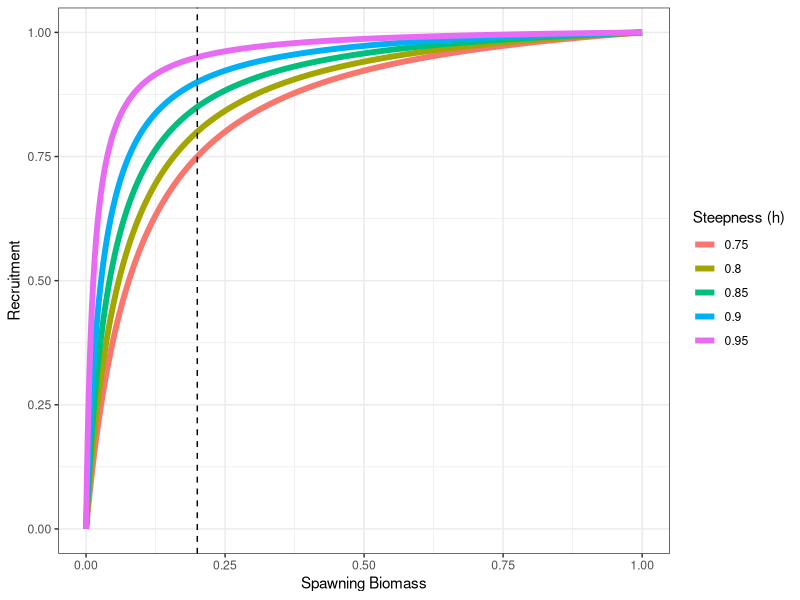
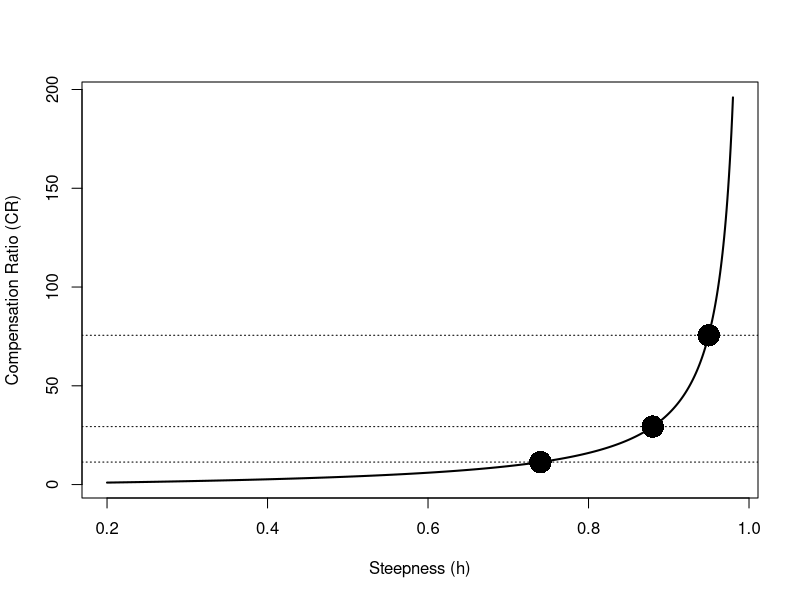

Source code (R) for these figures, in order:

h2CR <- function(h) {
  (4*h)/(1-h)
}

CR2h <- function(CR) {
  CR/(CR+4)
}

BH_SRR <- function(R0, h, SB, SBpR) {
  (4*R0*h*SB)/(SBpR*R0*(1-h)+(5*h-1)*SB)
}

# Plot steepness BH
SB0 <- 1
R0 <- 1
SBpR <- SB0/R0
SB <- seq(0, SB0, length.out=1000)
h_vals <- c(0.75, 0.8, 0.85, 0.9, 0.95)
out_list <- list()
for (i in seq_along(h_vals)) {
  h <- h_vals[i]
  out_list[[i]] <- data.frame(SB=SB, Rec=BH_SRR(R0, h, SB, SBpR), h=h)
}

df <- do.call('rbind', out_list)
df$h <- factor(df$h)

library(ggplot2)
ggplot(df, aes(x=SB, y=Rec, color=h)) +
  geom_line(linewidth=2) +
  labs(x='Spawning Biomass', y='Recruitment', color='Steepness (h)') +
  geom_vline(xintercept = 0.2, linetype=2) +
  theme_bw()


steepness <- seq(0.2, 0.98, by=0.001)
CR <- h2CR(steepness)

plot(steepness, CR, type='l',
     xlab='Steepness (h)',
     ylab='Compensation Ratio (CR)',
     lwd=2)

CRs <- h2CR(c(0.74, 0.88))
CRs[3] <- (CRs[2] * CRs[2]/CRs[1])
hs <- CR2h(CRs)
hs

points(hs, CRs, pch=16, cex=3)
abline(h=CRs, lty=3)


-log(0.001)/0.1
-log(0.001)/0.2
-log(0.001)/0.3

69/34
34/23

CRs <- h2CR(c(0.7, 0.8))
CRs[3] <- (CRs[2] * CRs[2]/CRs[1])
hs <- CR2h(CRs)
hs



